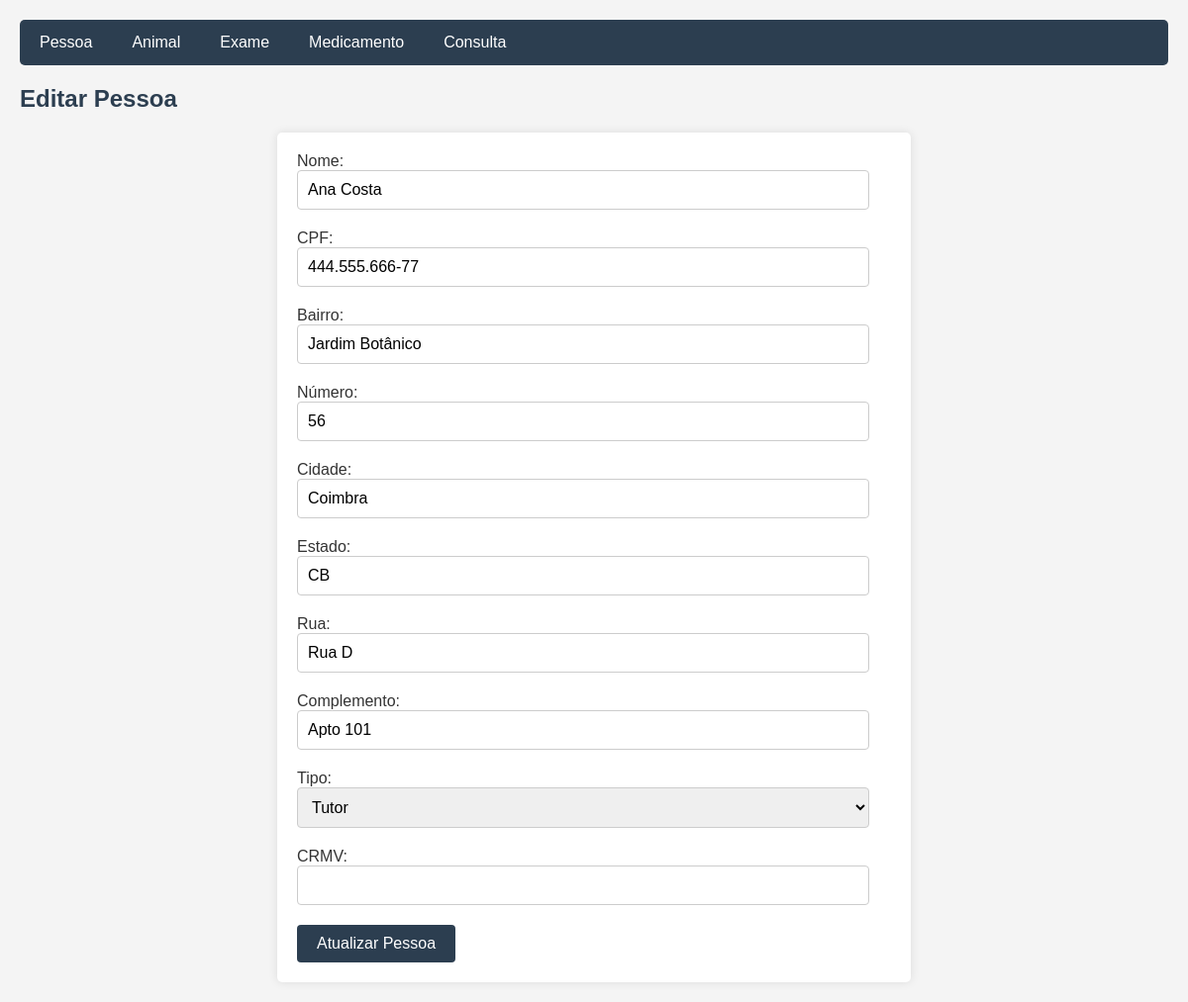
Screenshot of /Pessoa/update.php?idPessoa=4 with the database file from the repository.
### tables this page shows
CREATE TABLE IF NOT EXISTS Pessoa (
    idPessoa INT NOT NULL AUTO_INCREMENT PRIMARY KEY,
    CRMV VARCHAR(20) NULL,
    CPF VARCHAR(14) NOT NULL,
    nome VARCHAR(60) NOT NULL,
    bairro VARCHAR(60) NOT NULL,
    numero INT NOT NULL,
    cidade VARCHAR(60) NOT NULL,
    estado VARCHAR(60) NOT NULL,
    rua VARCHAR(60) NOT NULL,
    complemento VARCHAR(10) NULL,
    tipo ENUM('Veterinario', 'Tutor', 'Ambos') NOT NULL DEFAULT 'Tutor',
    UNIQUE INDEX CRMV_UNIQUE (CRMV ASC) VISIBLE,
    UNIQUE INDEX CPF_UNIQUE (CPF ASC) VISIBLE);

### Pessoa/update.php (the view, shortened to what this page needs)
<?php
    include '../config.php';
    $idPessoa = $_GET['idPessoa'];
    $sql = "SELECT * FROM Pessoa WHERE idPessoa=$idPessoa";
    $result = $conn->query($sql);
    $row = $result->fetch_assoc();
?>
<!DOCTYPE html>
<html>
<head>
    <link rel="stylesheet" type="text/css" href="../styles.css">
</head>
<body>
    <div class="navbar">
        <a href="index.php">Pessoa</a>
        <a href="../Animal/index.php">Animal</a>
        <a href="../Exame/index.php">Exame</a>
        <a href="../Medicamento/index.php">Medicamento</a>
        <a href="../Consulta/index.php">Consulta</a>
    </div>
    <h2>Editar Pessoa</h2>
    <form method="post" action="">
        Nome: <input type="text" name="nome" value="<?php echo $row['nome']; ?>" required><br>
        CPF: <input type="text" name="cpf" value="<?php echo $row['CPF']; ?>" required><br>
        Bairro: <input type="text" name="bairro" value="<?php echo $row['bairro']; ?>" required><br>
        Número: <input type="text" name="numero" value="<?php echo $row['numero']; ?>" required><br>
        Cidade: <input type="text" name="cidade" value="<?php echo $row['cidade']; ?>" required><br>
        Estado: <input type="text" name="estado" value="<?php echo $row['estado']; ?>" required><br>
        Rua: <input type="text" name="rua" value="<?php echo $row['rua']; ?>" required><br>
        Complemento: <input type="text" name="complemento" value="<?php echo $row['complemento']; ?>"><br>
        Tipo:
        <select name="tipo" id="tipo" onchange="toggleCRMV()">
            <option value="Tutor" <?php if ($row['tipo'] == 'Tutor') echo 'selected'; ?>>Tutor</option>
        </select><br>
        CRMV: <input type="text" id="crmv" name="crmv" value="<?php echo $row['CRMV']; ?>"><br>
        <input type="submit" value="Atualizar Pessoa">
    </form>
</body>
</html>

### styles.css (style rules this page uses)
body { font-family: Arial, sans-serif; background-color: #f4f4f4; margin: 0; padding: 20px; color: #333; }
h2 { color: #2c3e50; }
a { color: #3498db; text-decoration: none; }
form { background-color: #fff; padding: 20px; border-radius: 5px; box-shadow: 0 0 10px rgba(0, 0, 0, 0.1); max-width: 600px; margin: 0 auto; }
form input[type="text"], form input[type="number"], form input[type="email"], form input[type="tel"], form select { width: calc(100% - 22px); padding: 10px; margin-bottom: 20px; border: 1px solid #ccc; border-radius: 4px; box-sizing: border-box; font-size: 16px; }
form input[type="submit"] { background-color: #2c3e50; color: white; padding: 10px 20px; border: none; border-radius: 4px; cursor: pointer; font-size: 16px; }
.navbar { background-color: #2c3e50; overflow: hidden; border-radius: 5px; margin-bottom: 20px; }
.navbar a { float: left; display: block; color: white; text-align: center; padding: 14px 20px; text-decoration: none; }

### rows the page displays
pessoa: nome "Ana Costa", cpf "444.555.666-77", bairro "Jardim Botânico", numero "56", cidade "Coimbra", estado "CB", rua "Rua D", complemento "Apto 101", tipo "Tutor"
